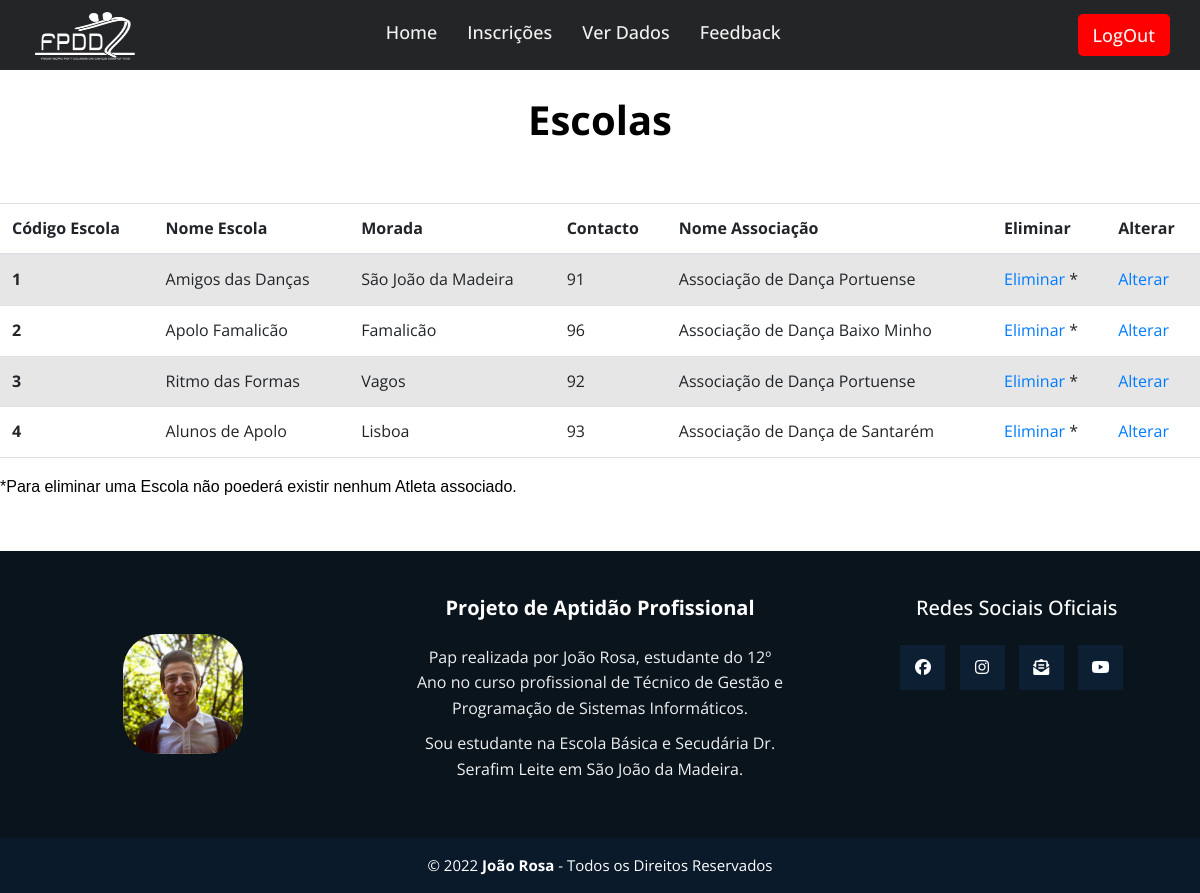
The app's page /Admin/Escolas.php (signed in) with its own data.
### tables this page shows
CREATE TABLE `escolas` (
  `Cod_Escola` int(11) NOT NULL,
  `Nome_escola` varchar(30) DEFAULT NULL,
  `Morada` varchar(40) DEFAULT NULL,
  `Contacto` int(11) DEFAULT NULL,
  `Cod_Associacao` int(11) DEFAULT NULL
);

CREATE TABLE `associacao_distrital` (
  `Cod_Associacao` int(11) NOT NULL,
  `Nome` varchar(60) DEFAULT NULL,
  `Local` varchar(40) DEFAULT NULL,
  `Email` varchar(70) DEFAULT NULL
);

### Admin/Escolas.php (the view, shortened to what this page needs)
<?php
if ($_SESSION['login'] == FALSE) {
    header('location: ../login.php');
} else {
?>
    <!DOCTYPE html>
    <!DOCTYPE html>
    <html lang="pt-PT">
    <head>
        <link rel="stylesheet" href="./CSS/PAP_style.css" type="text/css" />
        <link href="https://cdn.jsdelivr.net/npm/bootstrap@5.1.3/dist/css/bootstrap.min.css" rel="stylesheet">
    </head>
    <body>
        <?php include_once('./header.php'); ?>
        <br>
        <center><h1><b>Escolas</b></h1></center>
        <br>
        <br>
        <?php
        $host = 'localhost';
        $db = 'fpdd_final1';
        $user = 'root';
        $pass2 = '';
        $connect = "mysql:host=$host;dbname=$db";
        try {
            $pdo = new PDO($connect, $user, $pass2);
        } catch (PDOException $e) {
            echo "Não foi possível conectar à base de dados!" . $e->getMessage();
        }
        $stmt = $pdo->query("select * from escolas, associacao_distrital where associacao_distrital.Cod_Associacao = escolas.Cod_Associacao;");
        $stmt2 = $pdo->query("select count(*) as num from escolas;");
        if ($fetch = $stmt2->fetch()) {
            $num_rows = $fetch['num'];
            if ($num_rows > 0) {
                echo '<div class="table-responsive">';
                echo ' <table class="table table-striped"> ';
                echo '<thead>';
                echo '<tr>';
                echo '<th scope="col">Código Escola</th>';
                echo '<th scope="col">Nome Escola</th>';
                echo '<th scope="col">Morada</th>';
                echo '<th scope="col">Contacto</th>';
                echo '<th scope="col">Nome Associação</th>';
                echo '<th scope="col">Eliminar</th>';
                echo '<th scope="col">Alterar</th>';
                echo '</tr>';
                echo '</thead>';
                echo '<tbody>';
                foreach ($stmt as $row) {
                    echo '<tr>';
                    echo '<th scope="row">' . $row['Cod_Escola'] . '</th>';
                    echo '<td>' . $row['Nome_escola'] . '</td>';
                    echo '<td>' . $row['Morada'] . '</td>';
                    echo '<td>' . $row['Contacto'] . '</td>';
                    echo '<td>' . $row['Nome'] . '</td>';
                    echo "<td> <a href='./eliminarEscola.php?Cod_Escola=$row[Cod_Escola]'>Eliminar</a> * </td>";
                    echo "<td> <a href='./alterarEscola.php?Cod_Escola=$row[Cod_Escola]&Nome=$row[Nome]&Morada=$row[Morada]&Contacto=$row[Contacto]&Cod_Associacao=$row[Cod_Associacao]'>Alterar</a> </td>";
                }
                echo '</tbody>';
                echo '</table>';
                echo '</div>';
            } else {
                echo "Nenhum registro correspondente à sua consulta foi encontrado.";
            }
        } else {
            echo "ERRO: Não foi possível executar ";
        }
        ?>
        *Para eliminar uma Escola não poederá existir nenhum Atleta associado.
        <?php include_once('./footer.php'); ?>
    </body>
    </html>
<?php
}
?>

### Admin/header.php (shortened to what this page needs)
<link href="//maxcdn.bootstrapcdn.com/bootstrap/4.1.1/css/bootstrap.min.css" rel="stylesheet" id="bootstrap-css">
<link rel="stylesheet" href="https://cdnjs.cloudflare.com/ajax/libs/font-awesome/5.15.3/css/all.min.css" />
<link rel="stylesheet" href="../CSS/Pap_style.css" type="text/css" />
<?php
if ($_SESSION['login'] == FALSE) {
  header('location: Admin/index.php');
} else {
?>
  <nav>
    <div class="wrapper">
      <div class="logo">
        <a href="./index.php"> <img src="../Fotos/FPDD_logo2.jpg" alt="Logo_header" style="height: 60%;width:50%;"></a>
      </div>
      <ul class="nav-links">
        <li><a href="./index.php">Home</a></li>
        <li>
          <a href="#" class="desktop-item">Inscrições</a>
        </li>
        <li>
          <a href="#" class="desktop-item">Ver Dados</a>
        </li>
        <li><a href="./feedback.php">Feedback</a></li>
      </ul>
      <li><a class="teste" href="../logout.php">LogOut</a></li>
    </div>
  </nav>
<?php
}
?>

### Admin/footer.php (shortened to what this page needs)
<?php
if ($_SESSION['login'] == FALSE) {
    header('location: login.php');
} else {
?>
    <!DOCTYPE html>
    <html lang="es">
    <head>
        <link rel="stylesheet" href="./CSS/PAP_style.css">
    </head>
    <body>
        <br>
        <br>
        <br>
        <footer class="pie-pagina">
            <div class="grupo-1">
                <div class="box">
                    <figure>
                        <img class='foto' src="../Fotos/Fotografia.png">
                    </figure>
                </div>
                <div class="box">
                    <h2><b>Projeto de Aptidão Profissional</b></h2>
                    <p>Pap realizada por João Rosa, estudante do 12º Ano no curso profissional de Técnico de Gestão e Programação de Sistemas Informáticos.</p>
                    <p>Sou estudante na Escola Básica e Secudária Dr. Serafim Leite em São João da Madeira.</p>
                </div>
                <div class="box">
                    <h2>Redes Sociais Oficiais</h2>
                    <div class="red-social">
                        <a href="https://www.facebook.com/fpdd.oficial/" class="fa fa-facebook"></a>
                        <a href="https://www.instagram.com/fpdd_oficial/" class="fa fa-instagram"></a>
                        <a href="https://fpdd.pt/novo/" class="fas fa-envelope-open-text"></a>
                        <a href="https://www.youtube.com/c/Dan%C3%A7aDesportivaFPDD" class="fa fa-youtube"></a>
                    </div>
                </div>
            </div>
            <div class="grupo-2">
                <small>&copy; 2022 <b>João Rosa</b> - Todos os Direitos Reservados</small>
            </div>
        </footer>
    </body>
    </html>
<?php
}
?>

### CSS/PAP_style.css (style rules this page uses)
li { list-style-type: none; }
a.teste { text-decoration: none; background-color: red; color: #f2f2f2; font-size: 18px; font-weight: 500; padding: 9px 15px; border-radius: 5px; transition: all 0.3s ease; margin-left: 10rem; }
.logo { height: 80px; width: 200px; margin-left: -45px; }
* { margin: 0 auto; padding: 0; box-sizing: border-box; font-family: 'Open Sans', sans-serif; }
* { margin: 0; padding: 0; box-sizing: border-box; font-family: 'Poppins', sans-serif; }
nav { position: relative; z-index: 99; width: 100%; background: #242526; }
nav .wrapper { position: relative; max-width: 1300px; padding: 0px 30px; height: 70px; line-height: 70px; margin: auto; display: flex; align-items: center; justify-content: space-between; }
.wrapper .logo a { color: #f2f2f2; font-size: 30px; font-weight: 600; text-decoration: none; }
.wrapper .nav-links { display: inline-flex; margin-top: 10px; align-items: center; margin-left: 4rem; }
.nav-links li { list-style: none; }
.nav-links li a { color: #f2f2f2; text-decoration: none; font-size: 18px; font-weight: 500; padding: 9px 15px; border-radius: 5px; transition: all 0.3s ease; }
body { background: white; color: black; line-height: 1.6; font-family: 'Quicksand', sans-serif; }
* { margin: 0; padding: 0; box-sizing: border-box; font-family: "Poppins", sans-serif; }
* { box-sizing:border-box }
ul { list-style: none; padding: 0; }
.logo { text-align: center; font-size: 3em; margin-top: -8px; }
* { margin: 0; padding: 0; box-sizing: border-box; font-family: 'Open Sans', sans-serif; }
.pie-pagina { bottom: 0; position:relative; text-align: center; width: 100%; background-color: #0a141d; }
.pie-pagina .grupo-1 { width: 100%; max-width: 1200px; margin: auto; display:grid; grid-template-columns: repeat(3, 1fr); grid-gap:50px; padding: 45px 0px; }
.pie-pagina .grupo-1 .box figure { width: 100%; height: 100%; display: flex; justify-content: center; align-items: center; }
.pie-pagina .grupo-1 .box figure img { width: 250px; }
.pie-pagina .grupo-1 .box h2 { color: #fff; margin-bottom: 25px; font-size: 20px; }
.pie-pagina .grupo-1 .box p { color: #efefef; margin-bottom: 10px; }
.pie-pagina .grupo-1 .red-social a { display: inline-block; text-decoration: none; width: 45px; height: 45px; line-height: 45px; color: #fff; margin-right: 10px; background-color: #0d2033; text-align: center; transition: all 300ms ease; }
.pie-pagina .grupo-2 { background-color: #0a1a2a; padding: 15px 10px; text-align: center; color: #fff; }
.pie-pagina .grupo-2 small { font-size: 15px; }
.foto { border-radius: 30%; max-width:120px; max-height:120x; width: auto; height: auto; }

### records on screen
escolas: Cod_Escola "1", Nome_escola "Amigos das Danças", Morada "São João da Madeira", Contacto "91", Cod_Associacao.Nome "Associação de Dança Portuense"
escolas: Cod_Escola "2", Nome_escola "Apolo Famalicão", Morada "Famalicão", Contacto "96", Cod_Associacao.Nome "Associação de Dança Baixo Minho"
escolas: Cod_Escola "3", Nome_escola "Ritmo das Formas", Morada "Vagos", Contacto "92", Cod_Associacao.Nome "Associação de Dança Portuense"
escolas: Cod_Escola "4", Nome_escola "Alunos de Apolo", Morada "Lisboa", Contacto "93", Cod_Associacao.Nome "Associação de Dança de Santarém"
